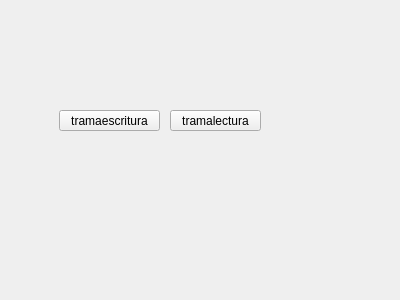
<?xml version="1.0" encoding="UTF-8"?>
<ui version="4.0">
 <class>Form</class>
 <widget class="QWidget" name="Form">
  <property name="geometry">
   <rect>
    <x>0</x>
    <y>0</y>
    <width>400</width>
    <height>300</height>
   </rect>
  </property>
  <property name="windowTitle">
   <string>Form</string>
  </property>
  <widget class="QPushButton" name="pushButton">
   <property name="geometry">
    <rect>
     <x>59</x>
     <y>110</y>
     <width>101</width>
     <height>21</height>
    </rect>
   </property>
   <property name="text">
    <string>tramaescritura</string>
   </property>
  </widget>
  <widget class="QPushButton" name="pushButton_2">
   <property name="geometry">
    <rect>
     <x>170</x>
     <y>110</y>
     <width>91</width>
     <height>21</height>
    </rect>
   </property>
   <property name="text">
    <string>tramalectura</string>
   </property>
  </widget>
 </widget>
 <resources/>
 <connections/>
</ui>
